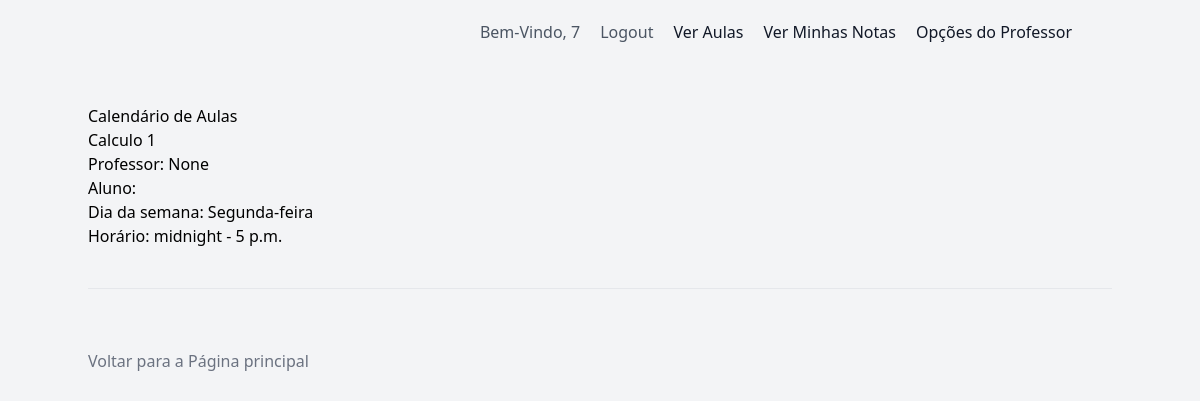
The app's page /calendario/ (signed in), older data.
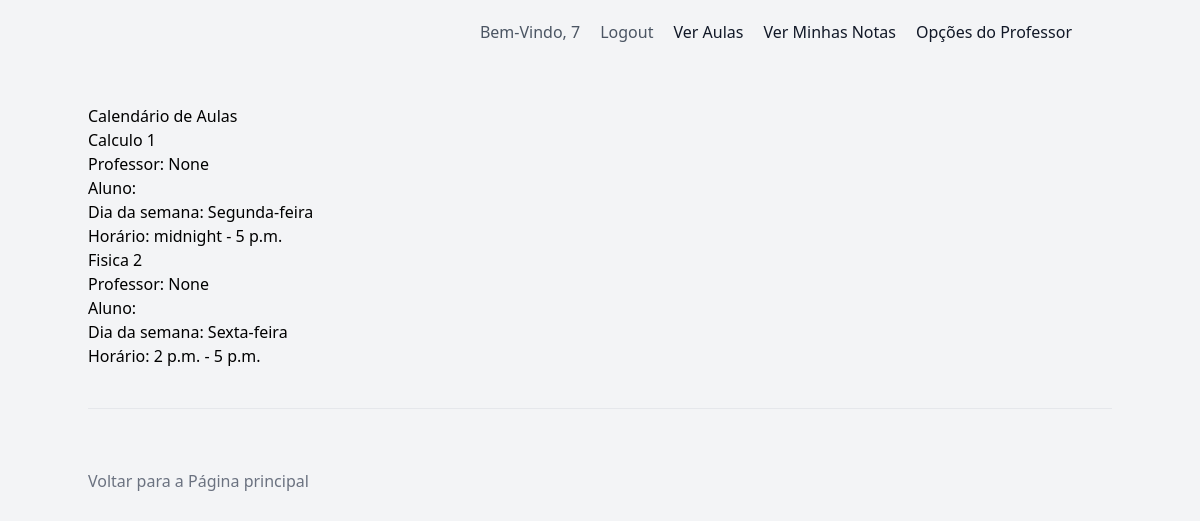
The same page, newer data.
### pi/models.py (models this page shows, shortened)
class Aula(models.Model):
    alunos = models.ManyToManyField('Estudante', related_name='aulas_estudante')
    professor = models.ForeignKey('Professor', on_delete=models.CASCADE)
    disciplina = models.ForeignKey('Disciplina', on_delete=models.CASCADE)
    sala = models.ForeignKey('Sala', on_delete=models.SET_NULL, null=True)  # Adicionado aqui
    dia_da_semana = models.CharField(max_length=20)
    hora_inicio = models.TimeField()
    hora_fim = models.TimeField()
    numero_lista = models.IntegerField(default=1)

class Disciplina(models.Model):
    nome = models.CharField(max_length=100)
    codigo = models.CharField(max_length=10)
    professor = models.ForeignKey('Professor', on_delete=models.SET_NULL, null=True)
    sala = models.ForeignKey('Sala', on_delete=models.SET_NULL, null=True)
    horario_inicio = models.TimeField()
    horario_fim = models.TimeField()

class Professor(AbstractUser):
    cordenador = models.CharField(max_length=100, null=True)
    nome = models.CharField(max_length=100, null=True)
    formacao = models.CharField(max_length=100, null=True)
    numero_funcionario = models.CharField(max_length=255, unique=True)
    senhap = models.CharField(max_length=150)
    aulas = models.ManyToManyField('Aula', related_name='professores')
    groups = models.ManyToManyField(
        'auth.Group',
        blank=True,
        help_text='The groups this user belongs to. A user will get all permissions granted to each of their groups.',
        related_name="professor_groups",
        verbose_name='groups',
    )
    user_permissions = models.ManyToManyField(
        'auth.Permission',
        blank=True,
        help_text='Specific permissions for this user.',
        related_name="professor_permissions",
        verbose_name='user permissions',
    )
    USERNAME_FIELD = 'numero_funcionario'
    PASSWORD_FIELD = 'senhap'
    class Meta:
        verbose_name = 'professor'
        verbose_name_plural = 'professors'
        db_table = 'auth_professor'
    @property
    def is_professor(self):
        return True

### pi/views.py (the view)
# urls.py: path('calendario/', views.calendario, name='calendario'),
def calendario(request):
    if request.user.is_authenticated:
        if request.user.is_professor:
            aulas = Aula.objects.filter(professor=request.user)
        else:
            aulas = Aula.objects.filter(aluno=request.user)
        return render(request, 'calendario.html', {'aulas': aulas})
    else:
        return redirect('login')

### pi/templates/calendario.html
{% extends 'base.html' %}
{% block content %}
<h1>Calendário de Aulas</h1>
<ul>
    {% for aula in aulas %}
    <li>
        <h2>{{ aula.disciplina.nome }}</h2>
        <p>Professor: {{ aula.professor.nome }}</p>
        <p>Aluno: {{ aula.aluno.nome }}</p>
        <p>Dia da semana: {{ aula.dia_da_semana }}</p>
        <p>Horário: {{ aula.hora_inicio }} - {{ aula.hora_fim }}</p>
    </li>
    {% endfor %}
</ul>
{% endblock %}

Row changes from the older to the newer data that the page shows:
added Aula: disciplina.nome "Fisica 2", professor.nome "None", dia_da_semana "Sexta-feira", hora_inicio "2 p.m.", hora_fim "5 p.m."
